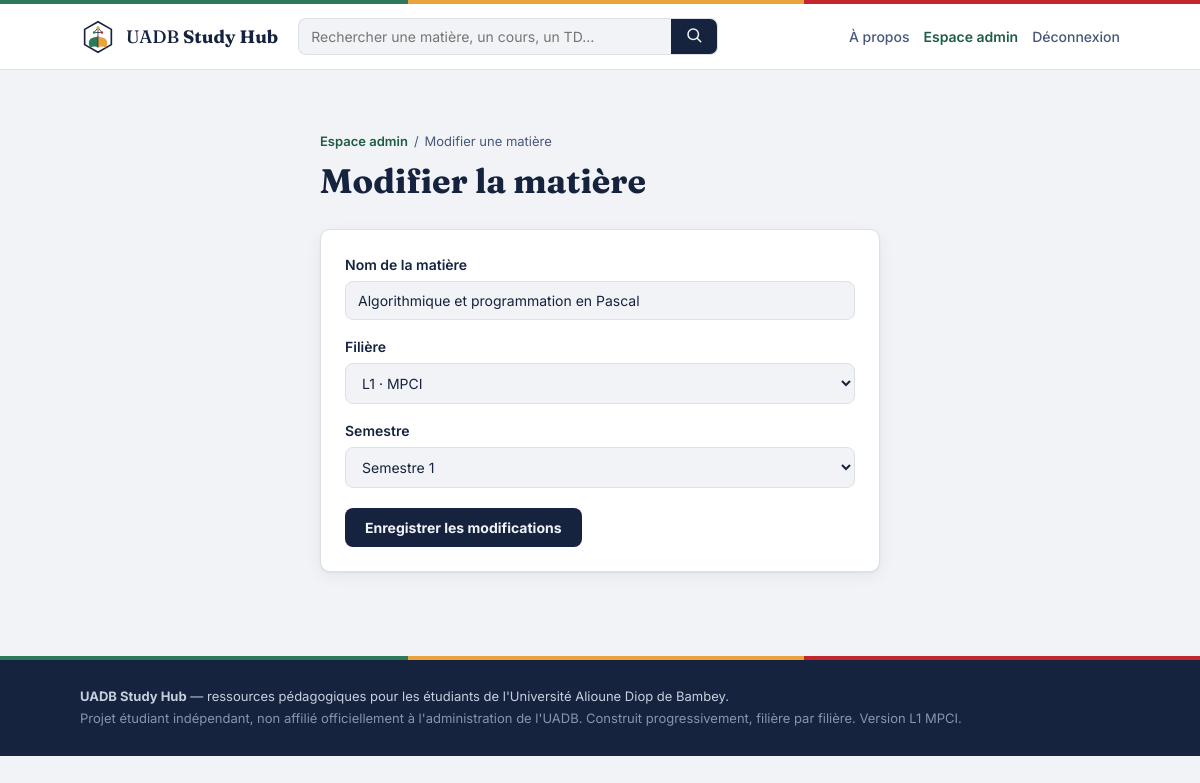
Page /admin/matiere/1/modifier (signed in) on the committed database.
### tables this page shows
CREATE TABLE matieres (
        id INTEGER PRIMARY KEY AUTOINCREMENT,
        filiere_id INTEGER NOT NULL REFERENCES filieres(id) ON DELETE CASCADE,
        nom TEXT NOT NULL,
        slug TEXT NOT NULL UNIQUE,
        semestre INTEGER DEFAULT 0,
        ordre INTEGER DEFAULT 0
    );

CREATE TABLE niveaux (
        id INTEGER PRIMARY KEY AUTOINCREMENT,
        nom TEXT NOT NULL,
        slug TEXT NOT NULL UNIQUE,
        ordre INTEGER DEFAULT 0
    );

### app.py (the view, shortened to what this page needs)
@app.route("/admin/matiere/<int:matiere_id>/modifier", methods=["GET", "POST"])
@admin_required
def admin_matiere_modifier(matiere_id):
    db = get_db()
    matiere = db.execute("SELECT * FROM matieres WHERE id = ?", (matiere_id,)).fetchone()
    if matiere is None:
        abort(404)
    if not peut_gerer_filiere(matiere["filiere_id"]):
        flash("Vous n'avez pas accès à cette matière.", "erreur")
        return redirect(url_for("admin_dashboard"))
    admin_filiere_id = session.get("admin_filiere_id")
    if admin_filiere_id is None:
        filieres = db.execute("""
            SELECT filieres.*, niveaux.nom AS niveau_nom
            FROM filieres JOIN niveaux ON niveaux.id = filieres.niveau_id
            ORDER BY niveaux.ordre, filieres.ordre
        """).fetchall()
    else:
        filieres = db.execute("""
            SELECT filieres.*, niveaux.nom AS niveau_nom
            FROM filieres JOIN niveaux ON niveaux.id = filieres.niveau_id
            WHERE filieres.id = ?
        """, (admin_filiere_id,)).fetchall()
    return render_template("admin/matiere_form.html", filieres=filieres, matiere=matiere)

### app.py (called while the page is built, shortened)
def get_db():
    if "db" not in g:
        g.db = sqlite3.connect(DB_PATH)
        g.db.row_factory = sqlite3.Row
        g.db.execute("PRAGMA foreign_keys = ON")
    return g.db

@app.before_request
def compter_visite():
    endpoint = request.endpoint or ""
    if endpoint.startswith("static") or endpoint.startswith("admin"):
        return

def admin_required(view_func):
    @wraps(view_func)
    def wrapped(*args, **kwargs):
        if not session.get("admin_id"):
            flash("Veuillez vous connecter pour accéder à l'espace administrateur.", "erreur")
            return redirect(url_for("admin_login", next=request.path))
        return view_func(*args, **kwargs)
    return wrapped

def peut_gerer_filiere(filiere_id):
    admin_filiere_id = session.get("admin_filiere_id")
    if admin_filiere_id is None:
        return True
    return str(admin_filiere_id) == str(filiere_id)

### templates/admin/matiere_form.html (shortened to what this page needs)
{% extends "base.html" %}
{% block contenu %}
<section class="conteneur section section--etroite">
  <nav class="fil-ariane">
    <a href="{{ url_for('admin_dashboard') }}">Espace admin</a> <span>/</span>
    <span>{{ 'Modifier' if matiere else 'Ajouter' }} une matière</span>
  </nav>
  <h1 class="titre-page">{{ 'Modifier la matière' if matiere else 'Ajouter une matière' }}</h1>
  <form method="post" class="formulaire carte-formulaire">
    <label>
      Nom de la matière
      <input type="text" name="nom" required value="{{ matiere.nom if matiere else '' }}" placeholder="Ex. Analyse 2">
    </label>
    <label>
      Filière
      <select name="filiere_id" required>
        {% for f in filieres %}
          <option value="{{ f.id }}" {% if matiere and matiere.filiere_id == f.id %}selected{% endif %}>
            {{ f.niveau_nom }} · {{ f.nom }}
          </option>
        {% endfor %}
      </select>
    </label>
    <label>
      Semestre
      <select name="semestre">
        {% for s in range(1, 7) %}
          <option value="{{ s }}" {% if matiere and matiere.semestre == s %}selected{% endif %}>Semestre {{ s }}</option>
        {% endfor %}
      </select>
    </label>
    <button type="submit" class="bouton">{{ 'Enregistrer les modifications' if matiere else 'Ajouter la matière' }}</button>
  </form>
</section>
{% endblock %}

### static/css/style.css (style rules this page uses)
:root { --ardoise: #16233F; --ardoise-doux: #48587A; --fond: #F1F3F6; --carte: #FFFFFF; --bordure: #DCE1E8; --or: #E8A33D; --or-fonce: #C6811F; --vert: #2C7A5B; --vert-fonce: #1F5C44; --rouge: #C1272D; --police-titre: "Fraunces", Georgia, serif; --police-texte: "Inter", -apple-system, BlinkMacSystemFont, "Segoe UI", sans-serif; --police-mono: "IBM Plex Mono", monospace; --rayon: 10px; --ombre: 0 1px 2px rgba(22, 35, 63, 0.06), 0 4px 16px rgba(22, 35, 63, 0.06); }
* { box-sizing: border-box; }
html { -webkit-text-size-adjust: 100%; }
body { margin: 0; font-family: var(--police-texte); color: var(--ardoise); background: var(--fond); line-height: 1.5; }
a { color: inherit; text-decoration: none; }
.conteneur { max-width: 1080px; margin: 0 auto; padding: 0 20px; }
.section { padding: 44px 0; }
.section--etroite { max-width: 560px; }
.titre-page { font-family: var(--police-titre); font-size: clamp(26px, 4vw, 34px); margin: 4px 0 22px; }
.fil-ariane { font-size: 13px; color: var(--ardoise-doux); margin: 18px 0 0; display: flex; gap: 6px; flex-wrap: wrap; }
.fil-ariane a { color: var(--vert-fonce); font-weight: 600; }
.bouton { display: inline-block; background: var(--ardoise); color: var(--fond); font-weight: 700; padding: 11px 20px; border-radius: 8px; border: none; cursor: pointer; font-size: 14px; font-family: var(--police-texte); }
.carte-formulaire { background: var(--carte); border: 1px solid var(--bordure); border-radius: var(--rayon); padding: 24px; box-shadow: var(--ombre); }
.formulaire { display: flex; flex-direction: column; gap: 16px; margin-top: 10px; }
.formulaire label { display: flex; flex-direction: column; gap: 6px; font-size: 14px; font-weight: 600; }
.formulaire input, .formulaire select { font-family: var(--police-texte); font-size: 14px; font-weight: 400; padding: 10px 12px; border: 1px solid var(--bordure); border-radius: 8px; background: var(--fond); color: var(--ardoise); }
.formulaire .bouton { align-self: flex-start; margin-top: 4px; }

### rows in the picture
matieres: nom "Algorithmique et programmation en Pascal", filiere_id "L1 · MPCI", semestre "Semestre 1"

### other values in the picture
{{ 'Modifier' if matiere else 'Ajouter' }} "Modifier"
{{ 'Modifier la matière' if matiere else 'Ajouter une matière' }} "Modifier la matière"
{{ 'Enregistrer les modifications' if matiere else 'Ajouter la matière' }} "Enregistrer les modifications"
